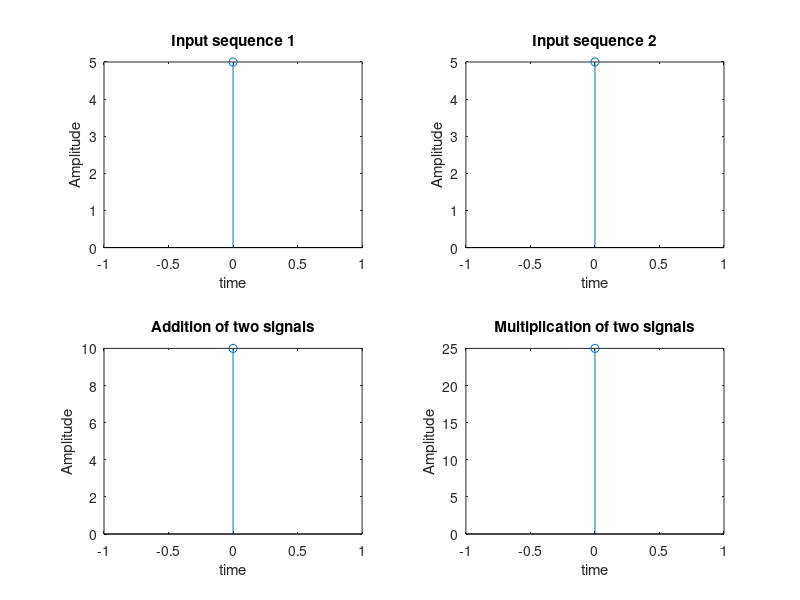

Source code (MATLAB):
clc;
clear all;
close all;
%Arithmetic operations on signals
%Addition and multiplication of two signals
x1=input('Enter the sequence of first signal:');
x2=input('Enter the sequence of second signal:');
l1=length(x1);
l2=length(x2);
subplot(2,2,1);
stem(0:l1-1,x1);
xlabel('time');
ylabel('Amplitude');
title('Input sequence 1');
subplot(2,2,2);
stem(0:l2-1,x2);
xlabel('time');
ylabel('Amplitude');
title('Input sequence 2');
if l1>l2
    l3=l1-l2;
    x2=[x2,zeros(1,l3)];
    y1=x1+x2;
    subplot(2,2,3);
    stem(0:l1-1,y1);
xlabel('time');
ylabel('Amplitude');
title('Addition of two signals');
y2=x1.*x2;
    subplot(2,2,4);
    stem(0:l1-1,y2);
xlabel('time');
ylabel('Amplitude');
title('Multiplication of two signals');
end
if l2>l1
    l3=l2-l1;
    x1=[x1,zeros(1,l3)];
    y1=x1+x2;
    subplot(2,2,3);
    stem(0:l2-1,y1);
xlabel('time');
ylabel('Amplitude');
title('Addition of two signals');
y2=x1.*x2;
    subplot(2,2,4);
    stem(0:l2-1,y2);
xlabel('time');
ylabel('Amplitude');
title('Multiplication of two signals');
else 
    y1=x1+x2;
    subplot(2,2,3);
    stem(0:l1-1,y1);
xlabel('time');
ylabel('Amplitude');
title('Addition of two signals');
y2=x1.*x2;
    subplot(2,2,4);
    stem(0:l1-1,y2);
    xlabel('time');
ylabel('Amplitude');
title('Multiplication of two signals');
end